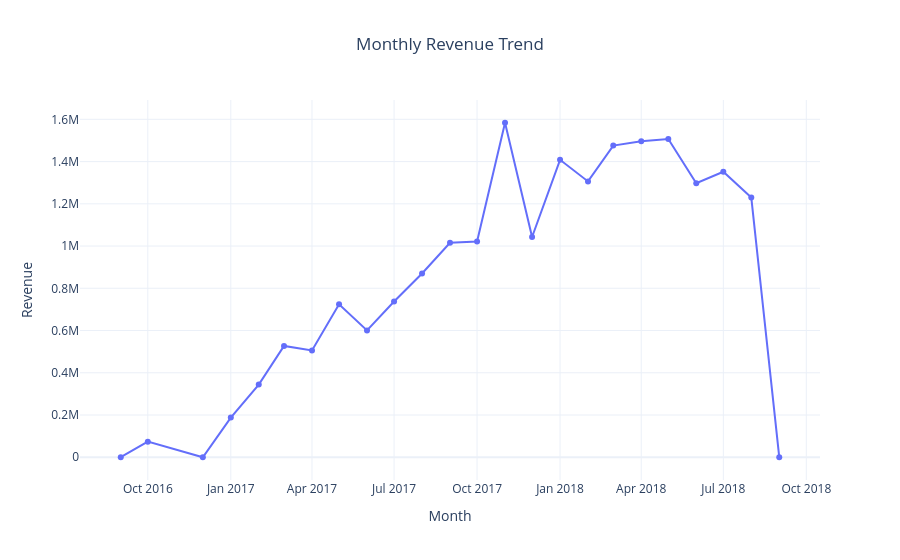

Notebook cell for this chart:
### Code cell
fig = px.line(

monthly_revenue,

x="month",

y="payment_value",

title="Monthly Revenue Trend",

markers=True

)

fig.update_layout(

template="plotly_white",

title_x=0.5,

xaxis_title="Month",

yaxis_title="Revenue"

)

fig.show()

### Figure 1 — Plotly figure (JSON) as saved in the notebook; plotly's stock layout.template omitted (floating-point values rounded to 4 significant figures)
{"data": [{"hovertemplate": "month=%{x}<br>payment_value=%{y}<extra></extra>", "legendgroup": "", "line": {"color": "#636efa", "dash": "solid"}, "marker": {"symbol": "circle"}, "mode": "lines+markers", "name": "", "orientation": "v", "showlegend": false, "type": "scatter", "x": ["2016-09", "2016-10", "2016-12", "2017-01", "2017-02", "2017-03", "2017-04", "2017-05", "2017-06", "2017-07", "2017-08", "2017-09", "2017-10", "2017-11", "2017-12", "2018-01", "2018-02", "2018-03", "2018-04", "2018-05", "2018-06", "2018-07", "2018-08", "2018-09"], "xaxis": "x", "y": [347.5, 73910.0, 19.62, 187800.0, 344100.0, 527000.0, 505700.0, 724500.0, 600800.0, 737300.0, 870100.0, 1016000.0, 1021000.0, 1584000.0, 1043000.0, 1408000.0, 1306000.0, 1476000.0, 1497000.0, 1507000.0, 1298000.0, 1352000.0, 1230000.0, 166.5], "yaxis": "y"}], "layout": {"legend": {"tracegroupgap": 0}, "title": {"text": "Monthly Revenue Trend", "x": 0.5}, "xaxis": {"anchor": "y", "domain": [0, 1], "title": {"text": "Month"}}, "yaxis": {"anchor": "x", "domain": [0, 1], "title": {"text": "Revenue"}}}}
